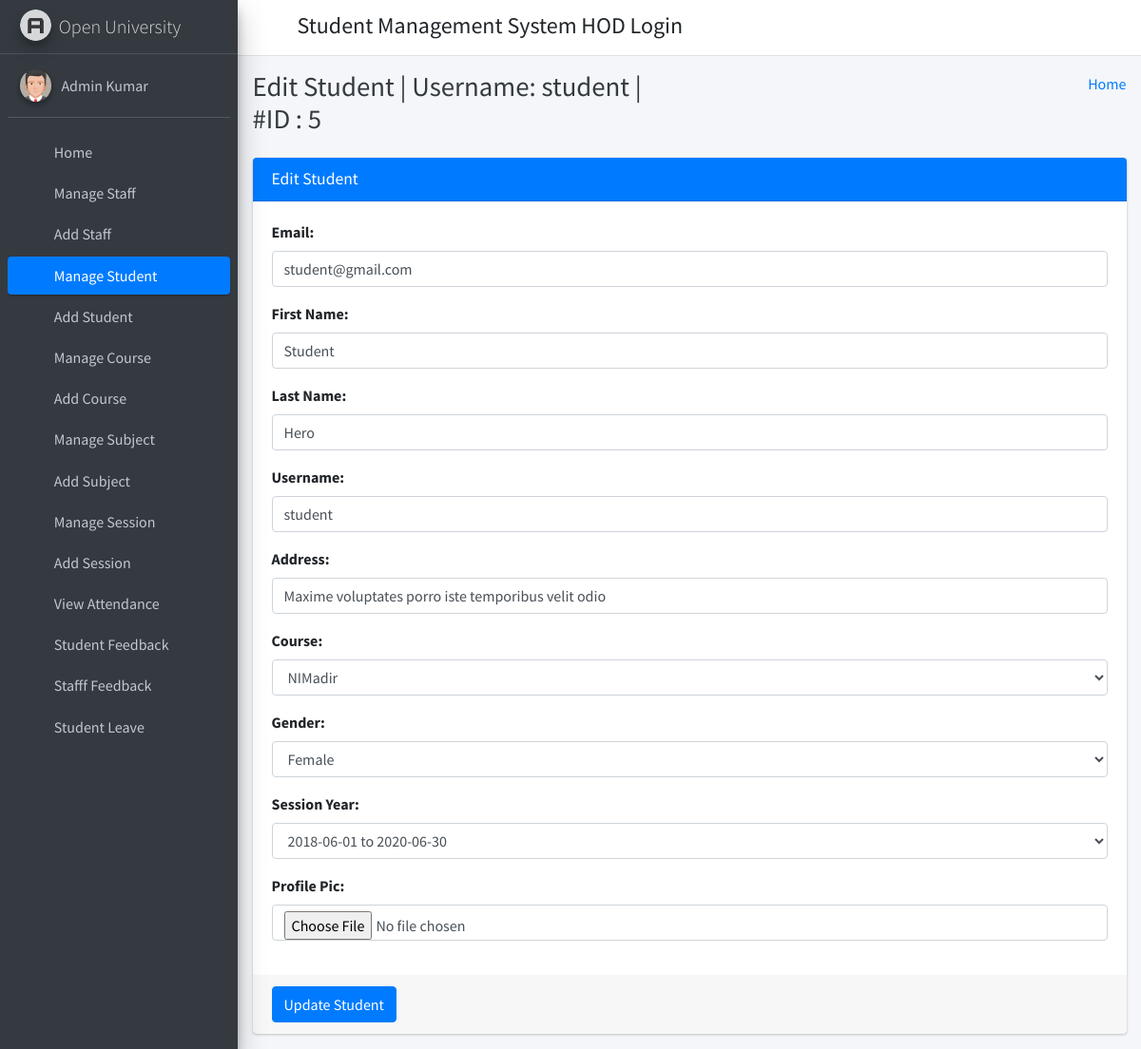
The app's page /edit_student/5 (signed in) with its own data.
### student_management_app/models.py (models this page shows)
class CustomUser(AbstractUser):
    user_type_data = ((1, "HOD"), (2, "Staff"), (3, "Student"))
    user_type = models.CharField(default=1, choices=user_type_data, max_length=10)

class Students(models.Model):
    id = models.AutoField(primary_key=True)
    admin = models.OneToOneField(CustomUser, on_delete = models.CASCADE)
    gender = models.CharField(max_length=50)
    profile_pic = models.FileField()
    address = models.TextField()
    course_id = models.ForeignKey(Courses, on_delete=models.DO_NOTHING, default=1)
    session_year_id = models.ForeignKey(SessionYearModel, on_delete=models.CASCADE)
    created_at = models.DateTimeField(auto_now_add=True)
    updated_at = models.DateTimeField(auto_now=True)
    objects = models.Manager()

### student_management_app/HodViews.py (the view)
# urls.py: path('edit_student/<student_id>', HodViews.edit_student, name="edit_student"),
def edit_student(request, student_id):
    request.session['student_id'] = student_id
    student = Students.objects.get(admin=student_id)
    form = EditStudentForm()
    form.fields['email'].initial = student.admin.email
    form.fields['username'].initial = student.admin.username
    form.fields['first_name'].initial = student.admin.first_name
    form.fields['last_name'].initial = student.admin.last_name
    form.fields['address'].initial = student.address
    form.fields['course_id'].initial = student.course_id.id
    form.fields['gender'].initial = student.gender
    form.fields['session_year_id'].initial = student.session_year_id.id
    context = {
        "id": student_id,
        "username": student.admin.username,
        "form": form
    }
    return render(request, "hod_template/edit_student_template.html", context)

### student_management_app/LoginCheckMiddleWare.py (called while the page is built, shortened)
    def process_view(self, request, view_func, view_args, view_kwargs):
        modulename = view_func.__module__
        user = request.user
        if user.is_authenticated:
            if user.user_type == "1":
                if modulename == "student_management_app.HodViews":
                    pass
                elif modulename == "student_management_app.views" or modulename == "django.views.static":
                    pass
                else:
                    return redirect("admin_home")
            else:
                return redirect("login")
        else:
            if request.path == reverse("login") or request.path == reverse("doLogin"):
                pass
            else:
                return redirect("login")

### student_management_app/templates/hod_template/edit_student_template.html (shortened to what this page needs)
{% extends 'hod_template/base_template.html' %}
{% block page_title %}
    Edit Student | Username: {{ username }} | #ID : {{ id }}
{% endblock page_title %}
{% block main_content %}
{% load static %}
<section class="content">
        <div class="container-fluid">
            <div class="row">
                <div class="col-md-12">
                    <div class="card card-primary">
                    <div class="card-header">
                        <h3 class="card-title">Edit Student</h3>
                    </div>
                    {% url 'edit_student_save' as action_path %}
                    {% include 'hod_template/form_template.html' with messages=messages form=form action_path=action_path button_text="Update Student" %}
                    </div>
                </div>
            </div>
        </div>
      </section>
  {% endblock main_content %}

### student_management_app/templates/hod_template/sidebar_template.html (shortened to what this page needs)
{% load static %}
<aside class="main-sidebar sidebar-dark-primary elevation-4">
      <a href="{% url 'admin_home' %}" class="brand-link">
        <img src="{% static 'dist/img/AdminLTELogo.png' %}" alt="AdminLTE Logo" class="brand-image img-circle elevation-3"
            style="opacity: .8">
        <span class="brand-text font-weight-light">Open University</span>
      </a>
      <div class="sidebar">
        <div class="user-panel mt-3 pb-3 mb-3 d-flex">
          <div class="image">
            <img src="{% static 'dist/img/user2-160x160.jpg' %}" class="img-circle elevation-2" alt="User Image">
          </div>
          <div class="info">
            <a href="{% url 'admin_profile' %}" class="d-block">{{ user.first_name }} {{ user.last_name }}</a>
          </div>
        </div>
        <nav class="mt-2">
          <ul class="nav nav-pills nav-sidebar flex-column" data-widget="treeview" role="menu" data-accordion="false">
            <li class="nav-item">
              {% url 'admin_home' as admin_home %}
              <a href="{{ admin_home }}" class="nav-link {% if request.path == admin_home %} active {% endif %}">
                <i class="nav-icon fas fa-tachometer-alt"></i>
                <p>
                  Home
                </p>
              </a>
            </li>
            <li class="nav-item">
              {% url 'manage_staff' as manage_staff %}
              {% url 'edit_staff' staff_id=id as edit_staff %}
              <a href="{{ manage_staff }}" class="nav-link {% if request.path == manage_staff %} active {% endif %} {% if request.path == edit_staff %} active {% endif %}">
                <i class="nav-icon fas fa-chalkboard-teacher"></i>
                <p>
                  Manage Staff
                </p>
              </a>
            </li>
            <li class="nav-item">
              {% url 'add_staff' as add_staff %}
              <a href="{{ add_staff }}" class="nav-link {% if request.path == add_staff %} active {% endif %}">
                <i class="nav-icon fas fa-th"></i>
                <p>
                  Add Staff
                </p>
              </a>
            </li>
            <li class="nav-item">
              {% url 'manage_student' as manage_student %}
              {% url 'edit_student' student_id=id as edit_student %}
              <a href="{{ manage_student }}" class="nav-link {% if request.path == manage_student %} active {% endif %} {% if request.path == edit_student %} active {% endif %}">
                <i class="nav-icon fas fa-user-graduate"></i>
                <p>
                  Manage Student
                </p>
              </a>
            </li>
            <li class="nav-item">
              {% url 'add_student' as add_student %}
              <a href="{{ add_student }}" class="nav-link {% if request.path == add_student %} active {% endif %}">
                <i class="nav-icon fas fa-th"></i>
                <p>
                  Add Student
                </p>
              </a>
            </li>
            <li class="nav-item">
              {% url 'manage_course' as manage_course %}
              {% url 'edit_course' course_id=id as edit_course %}
              <a href="{{ manage_course }}" class="nav-link {% if request.path == manage_course %} active {% endif %} {% if request.path == edit_course %} active {% endif %}">
                <i class="nav-icon fas fa-chalkboard"></i>
                <p>
                  Manage Course
                </p>
              </a>
            </li>
            <li class="nav-item">
            {% url 'add_course' as add_course %}
              <a href="{{ add_course }}" class="nav-link {% if request.path == add_course %} active {% endif %}">
                <i class="nav-icon fas fa-th"></i>
                <p>
                  Add Course
                </p>
              </a>
            </li>
            <li class="nav-item">
              {% url 'manage_subject' as manage_subject %}
              {% url 'edit_subject' subject_id=id as edit_subject %}
              <a href="{{ manage_subject }}" class="nav-link {% if request.path == manage_subject %} active {% endif %} {% if request.path == edit_subject %} active {% endif %}">
                <i class="nav-icon fas fa-book"></i>
                <p>
                  Manage Subject
                </p>
              </a>
            </li>
            <li class="nav-item">
              {% url 'add_subject' as add_subject %}
              <a href="{{ add_subject }}" class="nav-link {% if request.path == add_subject %} active {% endif %}">
                <i class="nav-icon fas fa-th"></i>
                <p>
                  Add Subject
                </p>
              </a>
            </li>
            <li class="nav-item">
              {% url 'manage_session' as manage_session %}
              {% url 'edit_session' session_id=id as edit_session %}
              <a href="{{ manage_session }}" class="nav-link {% if request.path == manage_session %} active {% endif %} {% if request.path == edit_session %} active {% endif %}">
                <i class="nav-icon fas fa-graduation-cap"></i>
                <p>
                  Manage Session
                </p>
              </a>
            </li>
            <li class="nav-item">
              {% url 'add_session' as add_session %}
              <a href="{{ add_session }}" class="nav-link {% if request.path == add_session %} active {% endif %}">
                <i class="nav-icon fas fa-th"></i>
                <p>
                  Add Session
                </p>
              </a>
            </li>
            <li class="nav-item">
              {% url 'admin_view_attendance' as admin_view_attendance %}
              <a href="{{ admin_view_attendance }}" class="nav-link {% if request.path == admin_view_attendance %} active {% endif %}">
                <i class="nav-icon fas fa-calendar-alt"></i>
                <p>
                  View Attendance
                </p>
              </a>
            </li>
            <li class="nav-item">
              {% url 'student_feedback_message' as student_feedback_message %}
              <a href="{{ student_feedback_message }}" class="nav-link {% if request.path == student_feedback_message %} active {% endif %}">
                <i class="nav-icon fas fa-th"></i>
                <p>
                  Student Feedback
                </p>
              </a>
            </li>
            <li class="nav-item">
              {% url 'staff_feedback_message' as staff_feedback_message %}
              <a href="{{ staff_feedback_message }}" class="nav-link {% if request.path == staff_feedback_message %} active {% endif %}">
                <i class="nav-icon fas fa-th"></i>
                <p>
                  Stafff Feedback
                </p>
              </a>
            </li>
            <li class="nav-item">
              {% url 'student_leave_view' as student_leave_view %}
              <a href="{{ student_leave_view }}" class="nav-link {% if request.path == student_leave_view %} active {% endif %}">
                <i class="nav-icon fas fa-th"></i>
                <p>
                  Student Leave
                </p>
              </a>
            </li>
            <li class="nav-item">
              {% url 'staff_leave_view' as staff_leave_view %}
              <a href="{{ staff_leave_view }}" class="nav-link {% if request.path == staff_leave_view %} active {% endif %}">
                <p>
                </p>
              </a>
            </li>
          </ul>
        </nav>
      </div>
    </aside>

### student_management_app/templates/hod_template/form_template.html (shortened to what this page needs)
                    <form role="form" method="POST" action="{{ action_path }}" enctype="multipart/form-data">
                        <div class="card-body">
                            {% for field in form %}
                                <div class="form-group">
                                    {{ field.label_tag }}
                                    {{ field }}
                                </div>
                            {% endfor %%}
                        </div>
                        <div class="card-footer">
                        <button type="submit" class="btn btn-primary">{{ button_text }}</button>
                        </div>
                    </form>

### records on screen
CustomUser: first_name "Admin", last_name "Kumar"
CustomUser: username "student", form "student@gmail.com" "Student" "Hero" "student"
Students: form "Maxime voluptates porro iste temporibus velit odio" "NIMadir" "Female" "2018-06-01 to 2020-06-30"

### other values on screen
{{ id }} "5"
{{ field.label_tag }} "Email:" "First Name:" "Last Name:" "Username:" "Address:" "Course:" "Gender:" "Session Year:" "Profile Pic:"
{{ button_text }} "Update Student"
